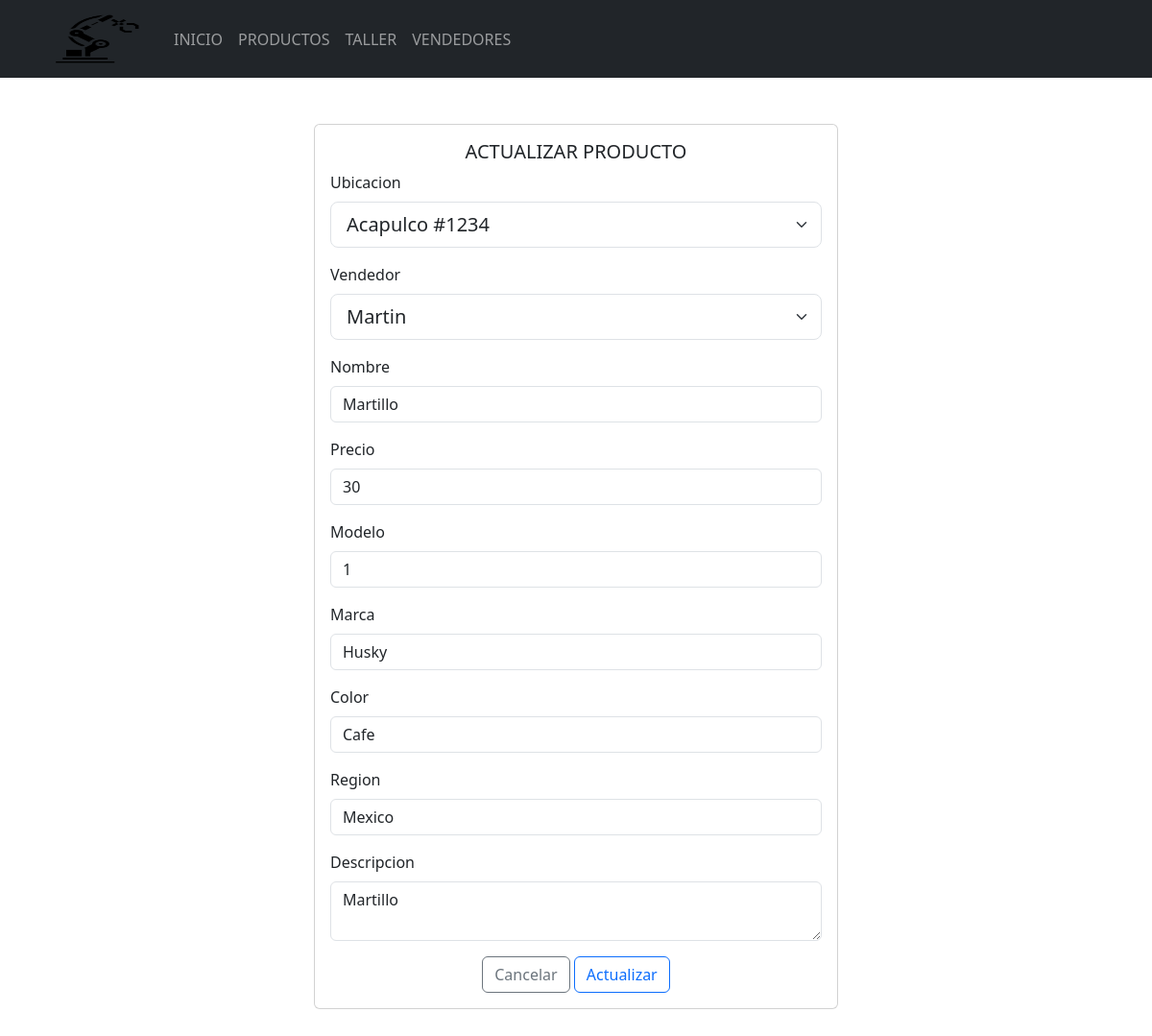
Page /Formularios/productos/actualizar.php?Id=14 on the committed database.
### tables this page shows
CREATE TABLE `taller` (
  `id_taller` int(10) NOT NULL,
  `ubicacion` varchar(50) NOT NULL,
  `cant_tecnicos` int(50) NOT NULL,
  `tamano_mts` decimal(10,2) NOT NULL,
  `num_oficinas` int(50) NOT NULL,
  `cant_maquinas` int(50) NOT NULL,
  `contacto` varchar(50) NOT NULL,
  `cod_postal` int(50) NOT NULL
);

CREATE TABLE `vendedores` (
  `id_vendedor` int(10) NOT NULL,
  `nombre` varchar(50) NOT NULL,
  `apellido` varchar(50) NOT NULL,
  `email` varchar(50) NOT NULL,
  `contacto` varchar(50) NOT NULL,
  `rfc` varchar(50) NOT NULL,
  `genero` varchar(50) NOT NULL,
  `domicilio` varchar(50) NOT NULL
);

CREATE TABLE `productos` (
  `idProducto` int(10) NOT NULL,
  `ubicacionId` int(10) NOT NULL,
  `vendedorId` int(10) NOT NULL,
  `nombre` varchar(100) NOT NULL,
  `ubicacionPro` varchar(50) NOT NULL,
  `descripcion` varchar(500) NOT NULL,
  `precio` varchar(100) NOT NULL,
  `modelo` varchar(50) NOT NULL,
  `marca` varchar(50) NOT NULL,
  `color` varchar(50) NOT NULL,
  `region` varchar(50) NOT NULL
);

### Formularios/productos/actualizar.php (the view, shortened to what this page needs)
<!doctype html>
<html lang="es">
<head>
    <link rel="stylesheet" href="<?php echo base_url; ?>css/bootstrap.min.css">
</head>
<body>
    <header>
        <nav class="navbar navbar-expand-lg bg-dark" data-bs-theme="dark">
            <div class="container">
                <a class="navbar-brand" href="<?php echo base_url; ?>">
                    <img src="<?php echo base_url; ?>img/logo.png" alt="logo" height="55" width="115">
                </a>
                <div class="collapse navbar-collapse" id="mi-menu">
                    <ul class="navbar-nav">
                        <li class="nav-item">
                            <a class="nav-link" href="<?php echo base_url; ?>">INICIO</a>
                        </li>
                        <li class="nav-item">
                            <a class="nav-link" href="<?php echo base_url; ?>Formularios/productos/index.php">PRODUCTOS</a>
                        </li>
                        <li class="nav-item">
                            <a class="nav-link" href="<?php echo base_url; ?>Formularios/taller/index.php">TALLER</a>
                        </li>
                        <li class="nav-item">
                            <a class="nav-link" href="<?php echo base_url; ?>Formularios/vendedores/index.php">VENDEDORES</a>
                        </li>
                    </ul>
                </div>
            </div>
        </nav>
    </header>
    <div class="container mt-5 mb-5">
        <div class="row justify-content-center">
            <div class="col-md-6">
                <div class="card">
                    <div class="card-body">
                        <h5 class="card-title text-center">ACTUALIZAR PRODUCTO</h5>
                        <form action="../../CRUDP/editarDatos.php" method="post">
                            <?php
                            include_once("../../config/conexion.php");
                            $sql = "SELECT * FROM productos WHERE idProducto =" . $_REQUEST['Id'];
                            $resultado = $conexion->query($sql);
                            $row = $resultado->fetch_assoc();
                            ?>
                            <div class="mb-3">
                                <label for="ubicacionU" class="form-label">Ubicacion</label>
                                <select class="form-select form-select-lg" name="ubicacionU" id="ubicacionU">
                                    <?php
                                    include_once("../../config/conexion.php");
                                    $sql1 = "SELECT * FROM taller WHERE id_taller=" . $row['ubicacionId'];
                                    $resultado1 = $conexion->query($sql1);
                                    $row1 = $resultado1->fetch_assoc();
                                    echo "<option selected value='" . $row1['ubicacion'] . "'>" . $row1['ubicacion'] . "</option>";
                                    ?>
                                </select>
                            </div>
                            <div class="mb-3">
                                <label for="marcasU" class="form-label">Vendedor</label>
                                <select class="form-select form-select-lg" name="marcasU" id="marcasU">
                                    <?php
                                    include_once("../../config/conexion.php");
                                    $sql3 = "SELECT * FROM vendedores WHERE id_vendedor=" . $row['vendedorId'];
                                    $resultado3 = $conexion->query($sql3);
                                    $row3 = $resultado3->fetch_assoc();
                                    echo "<option selected value='" . $row3['nombre'] . "'>" . $row3['nombre'] . "</option>";
                                    ?>
                                </select>
                            </div>
                            <div class="mb-3">
                                <label for="nombreU" class="form-label">Nombre</label>
                                <input type="text" class="form-control" id="nombreU" name="nombreU" placeholder="Nombre del producto" value="<?php echo $row['nombre'] ?>">
                            </div>
                            <div class="mb-3">
                                <label for="precioU" class="form-label">Precio</label>
                                <input type="text" class="form-control" id="precioU" name="precioU" placeholder="Precio del producto" value="<?php echo $row['precio'] ?>">
                            </div>
                            <div class="mb-3">
                                <label for="modeloU" class="form-label">Modelo</label>
                                <input type="text" class="form-control" id="modeloU" name="modeloU" placeholder="Medelo del producto" value="<?php echo $row['modelo'] ?>">
                            </div>
                            <div class="mb-3">
                                <label for="MarcaU" class="form-label">Marca</label>
                                <input type="text" class="form-control" id="marcaU" name="marcaU" placeholder="Marca del producto" value="<?php echo $row['marca'] ?>">
                            </div>
                            <div class="mb-3">
                                <label for="colorU" class="form-label">Color</label>
                                <input type="text" class="form-control" id="colorU" name="colorU" placeholder="Color del producto" value="<?php echo $row['color'] ?>">
                            </div>
                            <div class="mb-3">
                                <label for="regionU" class="form-label">Region</label>
                                <input type="text" class="form-control" id="regionU" name="regionU" placeholder="Region del producto" value="<?php echo $row['region'] ?>">
                            </div>
                            <div class="mb-3">
                                <label for="descripcionU" class="form-label">Descripcion</label>
                                <textarea class="form-control" id="descripcionU" name="descripcionU"  placeholder="Descripcion"><?php echo $row['descripcion'] ?></textarea>
                            </div>
                            <div class="text-center">
                                <a href="../productos/index.php" type="submit" class="btn btn-outline-secondary">Cancelar</a>
                                <button type="submit" class="btn btn-outline-primary">Actualizar</button>
                            </div>
                        </form>
                    </div>
                </div>
            </div>
        </div>
    </div>
</body>
</html>

### rows in the picture
taller: ubicacionU "Acapulco #1234"
vendedores: marcasU "Martin"
productos: nombreU "Martillo", precioU "30", modeloU "1", marcaU "Husky", colorU "Cafe", regionU "Mexico", descripcionU "Martillo"
